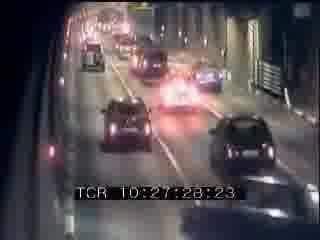
#> input picture data/Accident/0345.jpg, 320 x 240 px, found by its file name; its folder holds only this picture in this run
$ jupyter execute --allow-errors svm.ipynb
#> lines starting #> are read from the running program, lines starting #| are printed output that depends on the picture
[cell 1]
import pandas as pd
import os
from skimage.transform import resize
from skimage.io import imread
import numpy as np
import matplotlib.pyplot as plt
from sklearn import svm
from sklearn.model_selection import GridSearchCV
from sklearn.model_selection import train_test_split
from sklearn.metrics import accuracy_score
from sklearn.metrics import classification_report

[cell 2]
data=r"D:\project\CODE\data"
import os
for file in os.listdir(data):
    print(file)
#> pass 2 of the loop `for file in os.listdir(data):`:

[cell 3]
Categories=['Accident','No Accident']
flat_data_arr=[] #input array
target_arr=[] #output array
datadir=r"D:\project\CODE\data"

#path which contains all the categories of images
for i in Categories:

	print(f'loading... category : {i}')
	path=os.path.join(datadir,i)
	for img in os.listdir(path):
		img_array=imread(os.path.join(path,img))
#> img_array is the input picture: shape (240, 320, 3); mean R, G, B 87.2, 79.1, 83
		img_resized=resize(img_array,(100,100,3))
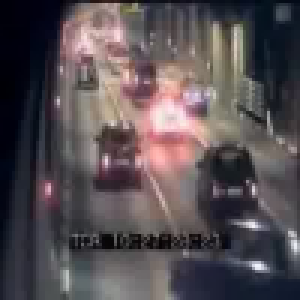
#> img_resized: shape (100, 100, 3) float64 (shown 3 times larger); mean R, G, B 0.342, 0.311, 0.326
		flat_data_arr.append(img_resized.flatten())
		target_arr.append(Categories.index(i))
	print(f'loaded category:{i} successfully')
#> pass 2 of the loop `for i in Categories:`:
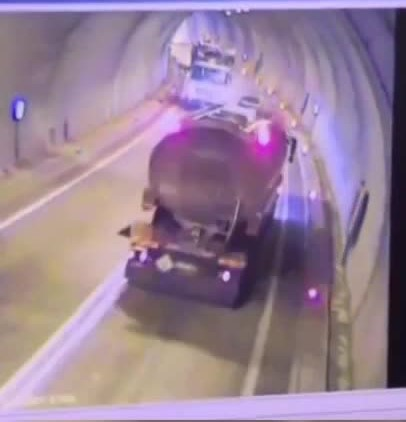
#> input picture data/No Accident/1(11).jpg, 406 x 422 px, found by its file name
#> img_array is the input picture: shape (422, 406, 3); mean R, G, B 152.7, 129, 150.7
#> `img_resized=resize(img_array,(100,100,3))`:
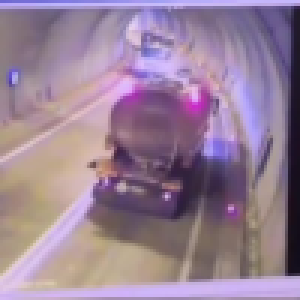
#> img_resized: shape (100, 100, 3) float64 (shown 3 times larger); mean R, G, B 0.599, 0.506, 0.591
flat_data=np.array(flat_data_arr)
target=np.array(target_arr)

[cell 4]
#dataframe
df=pd.DataFrame(flat_data)
#> df = table of 2 rows and 30000 columns
df['Target']=target
df.shape
#> Out = (2, 30001)

[cell 5]
#input data
x=df.iloc[:,:-1]
#> x = table of 2 rows and 30000 columns
#output data
y=df.iloc[:,-1]

[cell 6]
# Splitting the data into training and testing sets
x_train,x_test,y_train,y_test=train_test_split(x,y,test_size=0.20,
											random_state=77)
#> x_train = table of 1 rows and 30000 columns; x_test = table of 1 rows and 30000 columns
